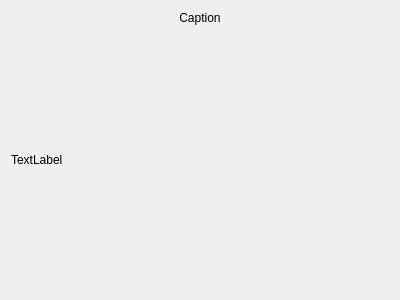
<?xml version="1.0" encoding="UTF-8"?>
<ui version="4.0">
 <class>WidgetCaptionMatLabel</class>
 <widget class="QWidget" name="WidgetCaptionMatLabel">
  <property name="geometry">
   <rect>
    <x>0</x>
    <y>0</y>
    <width>400</width>
    <height>300</height>
   </rect>
  </property>
  <property name="windowTitle">
   <string>Form</string>
  </property>
  <layout class="QVBoxLayout" name="verticalLayout" stretch="0,1">
   <item>
    <widget class="QLabel" name="labelText">
     <property name="text">
      <string>Caption</string>
     </property>
     <property name="alignment">
      <set>Qt::AlignHCenter|Qt::AlignTop</set>
     </property>
    </widget>
   </item>
   <item>
    <widget class="MatLabel" name="labelImg">
     <property name="text">
      <string>TextLabel</string>
     </property>
    </widget>
   </item>
  </layout>
 </widget>
 <customwidgets>
  <customwidget>
   <class>MatLabel</class>
   <extends>QLabel</extends>
   <header>matlabel.h</header>
  </customwidget>
 </customwidgets>
 <resources/>
 <connections/>
</ui>
